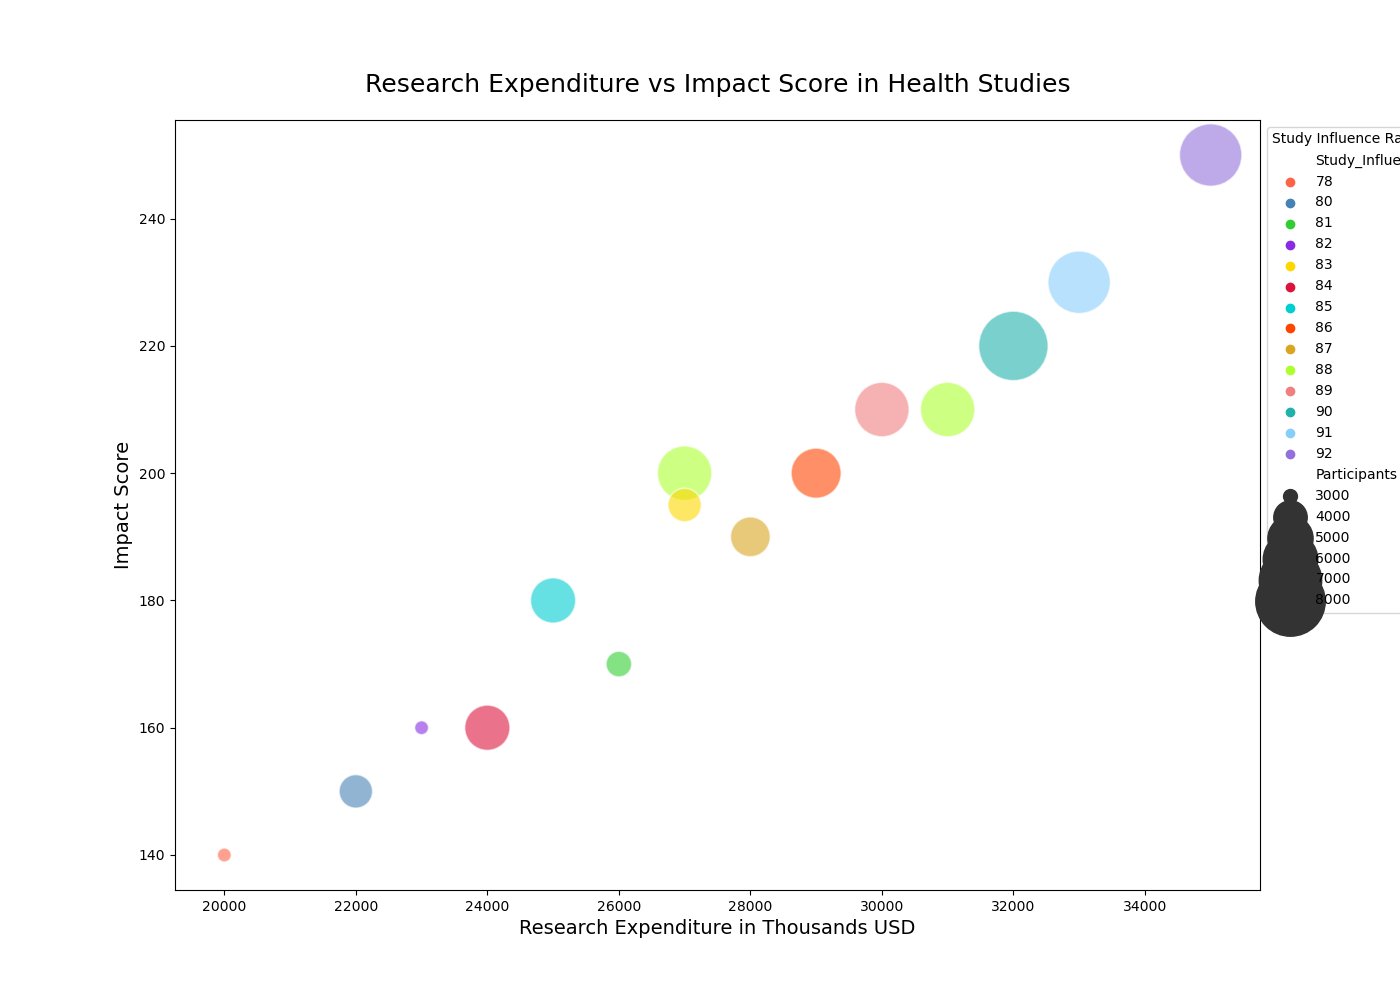

Write Python code to recreate this figure.

import seaborn as sns
import pandas as pd
import matplotlib.pyplot as plt

data = pd.DataFrame({
    'Category': ['Mental Health', 'Cardiology', 'Neurology', 'Oncology', 'Pediatrics', 'Orthopedics', 'Endocrinology', 'Gastroenterology', 'Psychiatry', 'Dermatology', 'Immunology', 'Radiology', 'Nephrology', 'Hematology', 'Rheumatology'],
    'Research_Expenditure': [25000, 32000, 27000, 35000, 22000, 20000, 28000, 24000, 30000, 26000, 33000, 29000, 31000, 27000, 23000],
    'Impact_Score': [180, 220, 200, 250, 150, 140, 190, 160, 210, 170, 230, 200, 210, 195, 160],
    'Participants': [5000, 8000, 6000, 7000, 4000, 3000, 4500, 5000, 6000, 3500, 7000, 5500, 6000, 4000, 3000],
    'Study_Influence': [85, 90, 88, 92, 80, 78, 87, 84, 89, 81, 91, 86, 88, 83, 82]
})

plt.figure(figsize=(14, 10))
bubble_chart = sns.scatterplot(
    data=data,
    x='Research_Expenditure',
    y='Impact_Score',
    size='Participants',
    hue='Study_Influence',
    palette=['#FF6347', '#4682B4', '#32CD32', '#8A2BE2', '#FFD700', '#DC143C', '#00CED1', '#FF4500', '#DAA520', '#ADFF2F', '#F08080', '#20B2AA', '#87CEFA', '#9370DB', '#FFB6C1'],
    sizes=(100, 2500),
    alpha=0.6
)

plt.legend(title='Study Influence Rating', loc='upper left', bbox_to_anchor=(1, 1))
plt.title('Research Expenditure vs Impact Score in Health Studies', fontsize=18, pad=20)
plt.xlabel('Research Expenditure in Thousands USD', fontsize=14)
plt.ylabel('Impact Score', fontsize=14)

plt.show()
